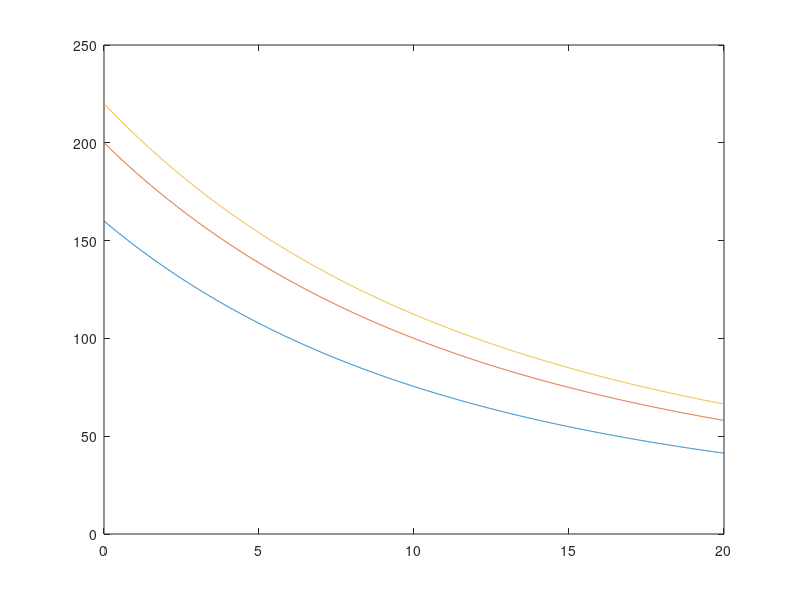

This figure's MATLAB source:
%Question 1
%Lu Xin lx108




function [ ] = Question1( )
clear all; clc; close all;
% ------------------------ QUESTION 1.1 -------------------------- %
% A:6%, B:10%, C:12%
rateA = 0.06;
rateB = 0.1;
rateC = 0.12;

lambdas = 0:0.01:20; %0 <= lambda <= 20

f = 100;    % face value of 100
n = 10;     % 10 year maturity
m = 1;      % 1 coupon payment per year

pricesA = getCurve(f, rateA, n, m, lambdas);
pricesB = getCurve(f, rateB, n, m, lambdas);
pricesC = getCurve(f, rateC, n, m, lambdas);

plot(lambdas, pricesA, lambdas, pricesB, lambdas, pricesC)
% ---------------------------------------------------------------- %


% ------------------------ QUESTION 1.2 -------------------------- %
% A, B, C = 0.14
rate = 0.14;

% ---------------------------------------------------------------- %


end

% Price Curve function for a given bond
function [prices] = getCurve(f, rate, n, m, lambdas)
i = 1;
prices = zeros(size(lambdas));
for elm = lambdas
    prices(i) = getPrice(f, rate, n, m, elm);
    i = i+1;
end
end

% Price Function - given in notes
function [price] = getPrice(f, c, n, m, lambda)
periods = n * m;
coupon = f * c;
lambda = lambda/100;

if lambda == 0
    % No discounting, just sum all values
    price = f + periods * coupon;
else
    % Use price formula
    discount = 1/(1 + (lambda/m))^n;
    price = f * discount + coupon/lambda * (1 - 1 * discount);
end
end



